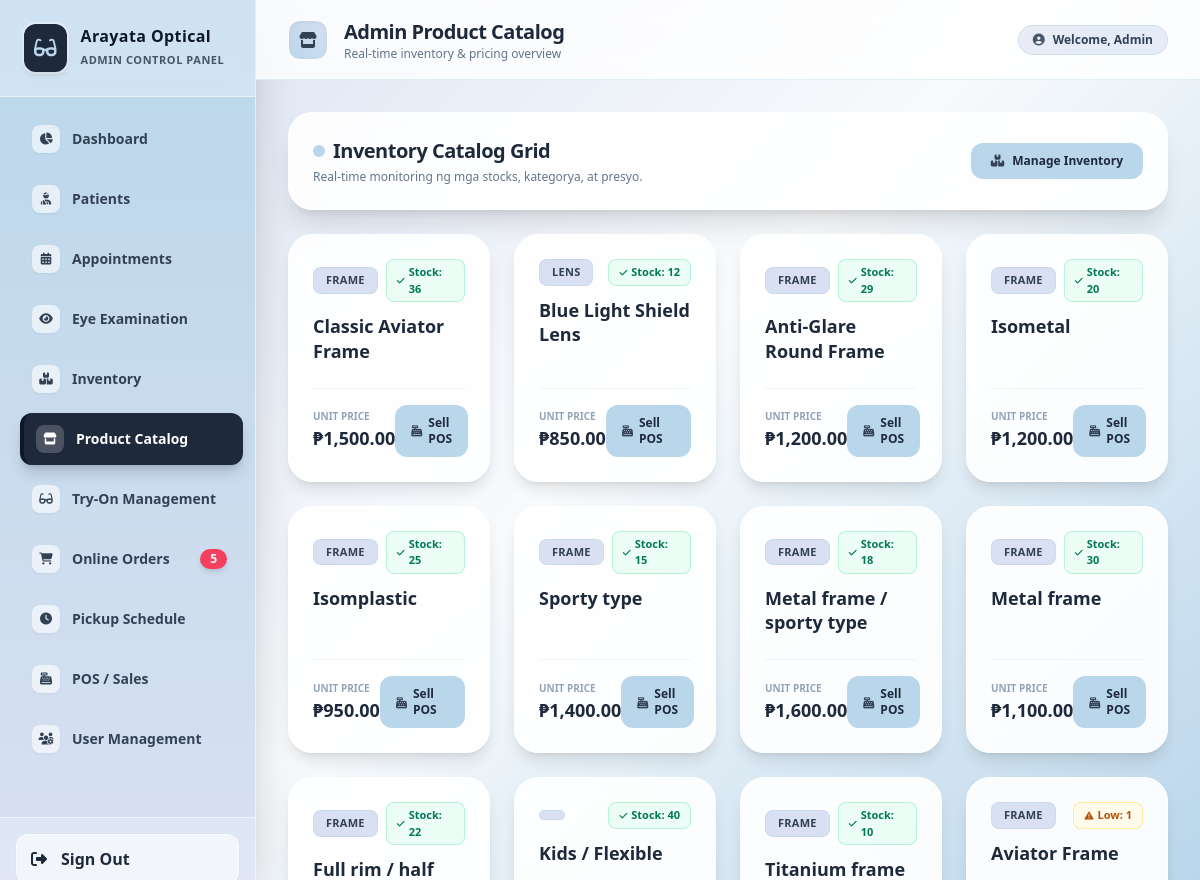
Page /arayata-system/product_catalog.php on the committed database.
### tables this page shows
CREATE TABLE `inventory` (
  `id` int(11) NOT NULL,
  `product_name` varchar(100) NOT NULL,
  `category` enum('Frame','Lens','Accessory') NOT NULL,
  `stock` int(11) NOT NULL DEFAULT 0,
  `price` decimal(10,2) NOT NULL,
  `branch` varchar(50) DEFAULT 'Tanza Branch',
  `image` varchar(255) DEFAULT NULL,
  `colors` text DEFAULT NULL
);

### arayata-system/product_catalog.php (the view, shortened to what this page needs)
<!DOCTYPE html>
<html lang="en">
<head>
    <script src="https://cdn.tailwindcss.com"></script>
    <link rel="stylesheet" href="https://cdnjs.cloudflare.com/ajax/libs/font-awesome/6.4.0/css/all.min.css">
</head>
<body class="font-sans flex h-screen overflow-hidden text-slate-700 antialiased">
<?php if (file_exists('sidebar.php')) { include 'sidebar.php'; } ?>
<div class="flex-1 flex flex-col overflow-hidden">
    <header class="bg-white/80 backdrop-blur-md border-b border-[#BAD6EB]/40 h-20 flex items-center justify-between px-8 shadow-xs z-10">
        <div class="flex items-center space-x-4">
            <div class="w-10 h-10 rounded-xl bg-gradient-to-tr from-[#BAD6EB] to-[#D8E0F2] flex items-center justify-center text-slate-700 font-bold shadow-inner border border-white">
                <i class="fa-solid fa-store text-base"></i>
            </div>
            <div>
                <h2 class="text-xl font-extrabold text-slate-800 tracking-tight">Admin Product Catalog</h2>
                <p class="text-xs text-slate-500">Real-time inventory & pricing overview</p>
            </div>
        </div>
        <div class="flex items-center space-x-3">
            <div class="hidden sm:flex items-center space-x-2 px-3.5 py-1.5 rounded-full bg-[#D8E0F2]/60 border border-[#BAD6EB]/60 text-xs font-semibold text-slate-700">
                <i class="fa-solid fa-circle-user text-slate-600"></i>
                <span>Welcome, <?php echo htmlspecialchars($_SESSION['name'] ?? 'Admin'); ?></span>
            </div>
        </div>
    </header>
    <main class="flex-1 overflow-y-auto p-6 md:p-8 space-y-6">
        <div class="bg-white/90 backdrop-blur-md p-6 rounded-3xl shadow-xl border border-white flex flex-col sm:flex-row justify-between items-start sm:items-center gap-4">
            <div>
                <div class="flex items-center space-x-2">
                    <span class="w-3 h-3 rounded-full bg-[#BAD6EB]"></span>
                    <h3 class="text-xl font-extrabold text-slate-800 tracking-tight">Inventory Catalog Grid</h3>
                </div>
                <p class="text-xs text-slate-500 mt-1">Real-time monitoring ng mga stocks, kategorya, at presyo.</p>
            </div>
            <a href="inventory.php" class="bg-[#BAD6EB] hover:bg-[#a4c5de] active:bg-[#90b6d7] text-slate-800 px-5 py-2.5 rounded-xl text-xs font-bold transition shadow-xs hover:shadow-md flex items-center space-x-2">
                <i class="fa-solid fa-boxes-stacked text-slate-700"></i>
                <span>Manage Inventory</span>
            </a>
        </div>
        <div class="grid grid-cols-1 sm:grid-cols-2 md:grid-cols-3 lg:grid-cols-4 gap-6">
            <?php
            $catalog_res = $conn->query("SELECT * FROM inventory ORDER BY id ASC");
            if ($catalog_res && $catalog_res->num_rows > 0) {
                while($row = $catalog_res->fetch_assoc()) {
                    if ($row['stock'] > 5) {
                        $stock_badge = "<span class='bg-emerald-50 text-emerald-700 border border-emerald-200/80 text-[11px] px-2.5 py-1 rounded-lg font-bold flex items-center space-x-1'><i class='fa-solid fa-check text-[9px] mr-1'></i> Stock: {$row['stock']}</span>";
                    } elseif ($row['stock'] > 0) {
                        $stock_badge = "<span class='bg-amber-50 text-amber-700 border border-amber-200/80 text-[11px] px-2.5 py-1 rounded-lg font-bold flex items-center space-x-1'><i class='fa-solid fa-triangle-exclamation text-[9px] mr-1'></i> Low: {$row['stock']}</span>";
                    } else {
                        $stock_badge = "<span class='bg-rose-50 text-rose-700 border border-rose-200/80 text-[11px] px-2.5 py-1 rounded-lg font-bold flex items-center space-x-1'><i class='fa-solid fa-xmark text-[9px] mr-1'></i> Out of Stock</span>";
                    }
                    echo "<div class='group bg-white/90 backdrop-blur-md p-6 rounded-3xl shadow-lg border border-white flex flex-col justify-between hover:shadow-xl hover:border-[#BAD6EB] transition-all duration-300 transform hover:-translate-y-1'>
                        <div>
                            <div class='flex justify-between items-center gap-2 mb-3'>
                                <span class='bg-[#D8E0F2] text-slate-700 text-[11px] px-3 py-1 rounded-lg font-bold tracking-wide uppercase border border-[#BAD6EB]/50'>
                                    " . htmlspecialchars($row['category']) . "
                                </span>
                                {$stock_badge}
                            </div>
                            <h4 class='font-black text-slate-800 text-lg leading-snug mt-2 group-hover:text-slate-900 transition-colors'>
                                " . htmlspecialchars($row['product_name']) . "
                            </h4>
                        </div>
                        <div class='mt-6 pt-4 border-t border-slate-100 flex justify-between items-center'>
                            <div>
                                <span class='text-[10px] uppercase font-bold text-slate-400 block'>Unit Price</span>
                                <span class='text-lg font-extrabold text-slate-800'>₱" . number_format($row['price'], 2) . "</span>
                            </div>
                            <a href='pos.php' class='bg-[#BAD6EB] hover:bg-[#a4c5de] active:bg-[#90b6d7] text-slate-800 text-xs px-4 py-2.5 rounded-xl transition font-bold flex items-center space-x-1.5 shadow-xs group-hover:shadow-md'>
                                <i class='fa-solid fa-cash-register text-slate-700 text-[11px]'></i>
                                <span>Sell POS</span>
                            </a>
                        </div>
                    </div>";
                }
            }
            ?>
        </div>
    </main>
</div>
</body>
</html>

### arayata-system/product_catalog.php (style rules this page uses)
:root { --venus: #BAD6EB; --meteor: #D8E0F2; }
body { background: linear-gradient(135deg, var(--meteor) 0%, #f8fafc 50%, var(--venus) 100%); background-attachment: fixed; }

### rows in the picture
inventory: category "FRAME", stock "36", product_name "Classic Aviator Frame", price "1,500.00"
inventory: category "LENS", stock "12", product_name "Blue Light Shield Lens", price "850.00"
inventory: category "FRAME", stock "29", product_name "Anti-Glare Round Frame", price "1,200.00"
inventory: category "FRAME", stock "20", product_name "Isometal", price "1,200.00"
inventory: category "FRAME", stock "25", product_name "Isomplastic", price "950.00"
inventory: category "FRAME", stock "15", product_name "Sporty type", price "1,400.00"
inventory: category "FRAME", stock "18", product_name "Metal frame / sporty type", price "1,600.00"
inventory: category "FRAME", stock "30", product_name "Metal frame", price "1,100.00"
inventory: category "FRAME", stock "22", product_name "Full rim / half…"
inventory: stock "40", product_name "Kids / Flexible"
inventory: category "FRAME", stock "10", product_name "Titanium frame…"
inventory: category "FRAME", stock "1", product_name "Aviator Frame"

### other values in the picture
$item['label'] "Dashboard"
$item['label'] "Patients"
$item['label'] "Appointments"
$item['label'] "Eye Examination"
$item['label'] "Inventory"
$item['label'] "Product Catalog"
$item['label'] "Try-On Management"
$item['label'] "Online Orders"
$item['badge'] "5"
$item['label'] "Pickup Schedule"
$item['label'] "POS / Sales"
$item['label'] "User Management"
$_SESSION['name'] "Admin"
